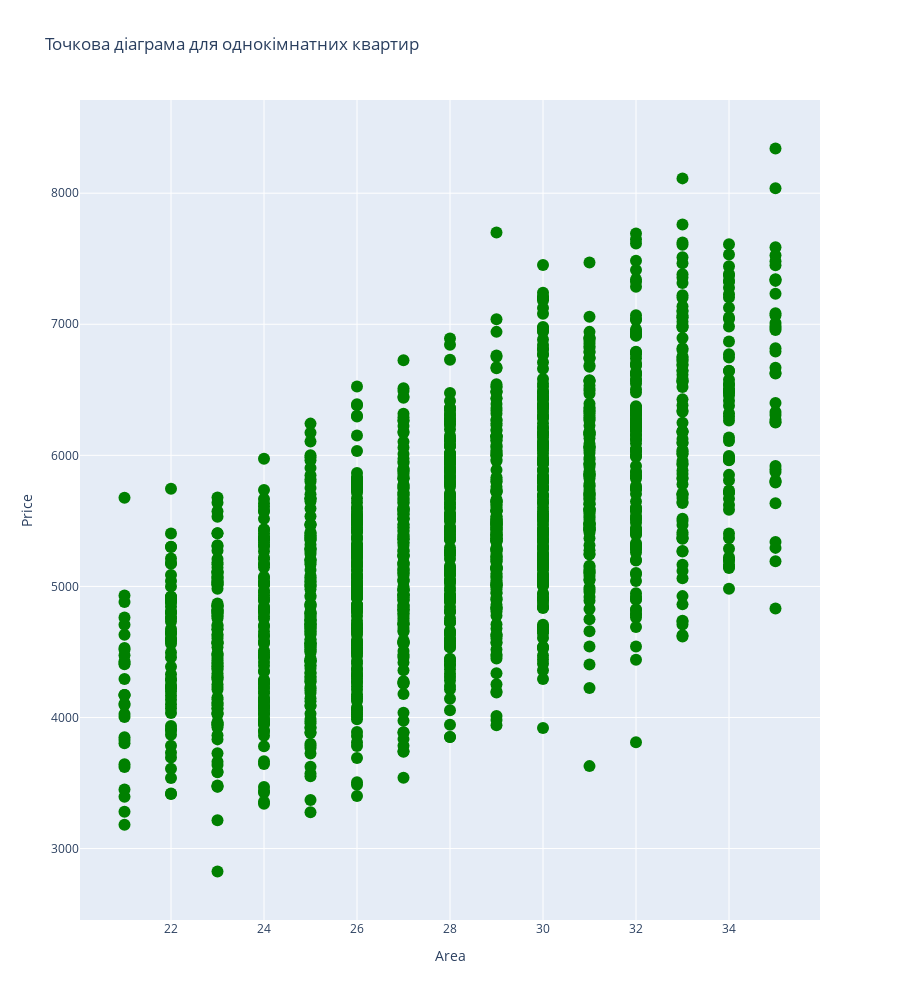

The code cell stored with this chart in its notebook:
### Code cell
from plotly.offline import iplot
trace_one_room = go.Scatter(x = df1["Area"], y = df1["Price"], marker = dict(color = "green", size = 12),
   mode = "markers", name = "ROOM1", text = "Area/Price")

layout = go.Layout(
    title = "Точкова діаграма для однокімнатних квартир",
    xaxis_title = "Area",
    yaxis_title = "Price",
    height=1000
)
fig = go.Figure(data = trace_one_room, layout = layout)
iplot(fig)

### Figure 1 — Plotly figure (JSON) as saved in the notebook; plotly's stock layout.template omitted (floating-point values rounded to 4 significant figures; data arrays with more than 128 entries replaced by an {"elided": "..."} marker saying what was removed)
{"data": [{"marker": {"color": "green", "size": 12}, "mode": "markers", "name": "ROOM1", "text": "Area/Price", "type": "scatter", "x": {"elided": "1657 int values"}, "y": {"elided": "1657 int values"}}], "layout": {"height": 1000, "title": {"text": "Точкова діаграма для однокімнатних квартир"}, "xaxis": {"title": {"text": "Area"}}, "yaxis": {"title": {"text": "Price"}}}}
